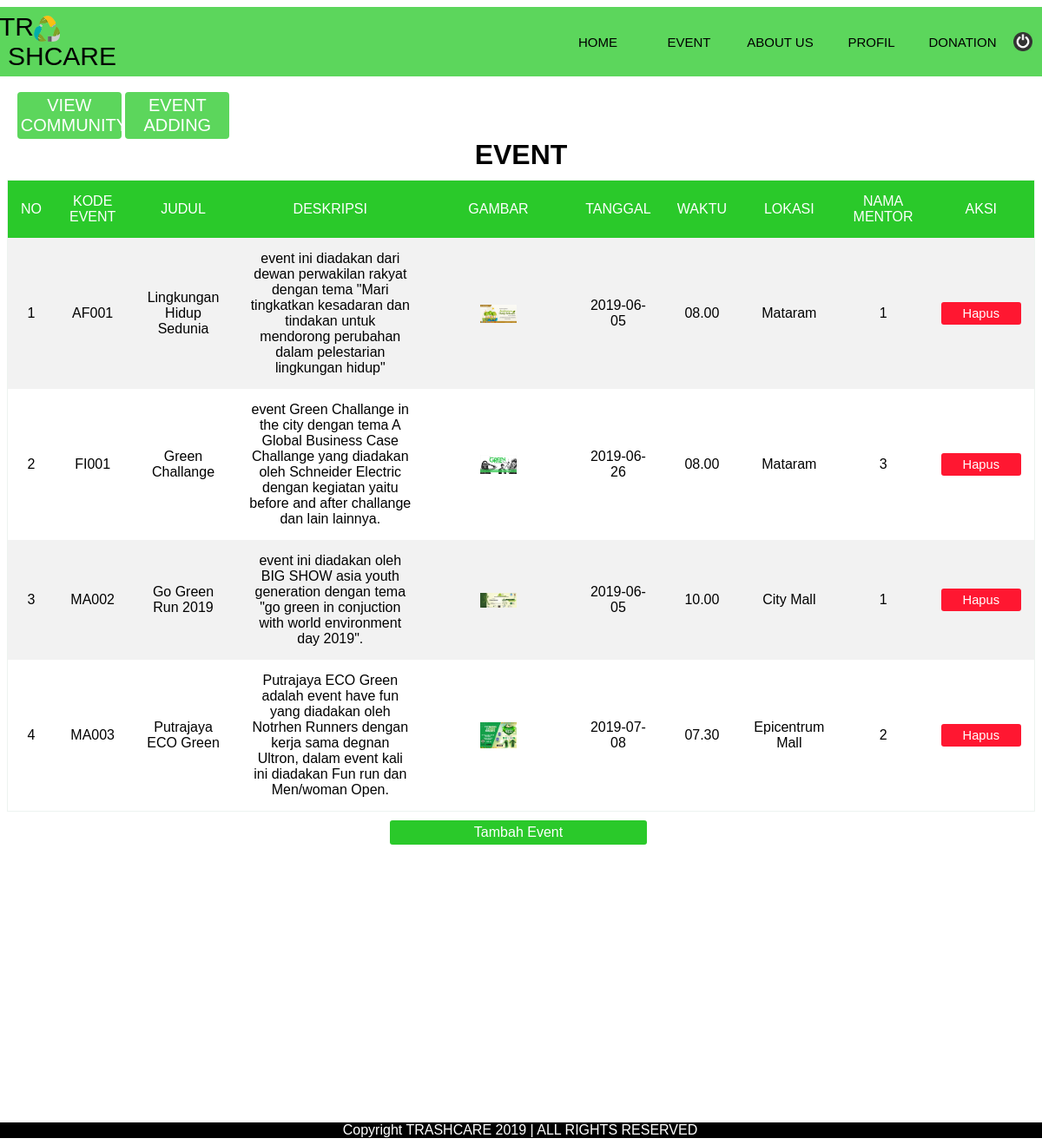
Screenshot of /PHP/event-view.php with the database file from the repository.
### tables this page shows
CREATE TABLE `event` (
  `kode_event` varchar(5) NOT NULL,
  `img_event` varchar(30) NOT NULL,
  `judul` varchar(30) NOT NULL,
  `deskripsi` text NOT NULL,
  `tanggal` date NOT NULL,
  `waktu` varchar(5) NOT NULL,
  `lokasi` varchar(30) NOT NULL,
  `jumlah_anggota` int(11) NOT NULL,
  `id_mentor` int(11) NOT NULL
);

### PHP/database.php (called while the page is built, shortened)
<?php
    include 'koneksi.php';
    function getData($query){
        global $conn;
        $result=mysqli_query($conn, $query);
        return $result;
    }
?>

### PHP/event-view.php (the view, shortened to what this page needs)
<?php
    include 'database.php';
    $query = "SELECT * FROM event";
    $result = getdata($query);
?>
<!DOCTYPE html>
<html>
    <head>
        <link rel="stylesheet" type="text/css" href="../css/style.css">
        <link rel="stylesheet" type="text/css" href="../css/slideshowcss.css">
        <link rel="stylesheet" type="text/css" href="../css/data.css">
    </head>
    <body>
            <center>
                <div class="header">
                    <table  class="menu">
                        <tr>
                            <td align="left" style="padding-right:500px;">
                                <font style="font-size: 30px; margin-left: -10px;">TR<img src="../tc.png" width="30" height="30">SHCARE</font>
                            </td>
                            <td align="right">
                                <td class="x"><a href="mentor-home.php">HOME</a></td>
                                <td class="x"><a href="list-event.php">EVENT</a></td>
                                <td class="x"><a href="about.php">ABOUT US</a></td>
                                <td class="x"><a href="view_profil.php">PROFIL</a></td>
                                <td class="x"><a href="donasi.php">DONATION</a></td>
                                <td><a href="logout.php"><img class="logo" src="../logout.png" alt="logout"></a></td>
                            </td>
                        </tr>
                    </table>
                </div>
            </center>
            <div class="container">
            <br>
                <button class="button" style="padding: 4px;" onclick="window.location.href='komunitas.php'">VIEW COMMUNITY</button>
                <button class="button" style="padding: 4px;" onclick="window.location.href='event-view.php'">EVENT ADDING</button>
            </div>
            <h1>EVENT</h1>
            <table class="tabel1">
                <tr>
                    <th>NO</th>
                    <th>KODE EVENT</th>
                    <th>JUDUL</th>
                    <th>DESKRIPSI</th>
                    <th>GAMBAR</th>
                    <th>TANGGAL</th>
                    <th>WAKTU</th>
                    <th>LOKASI</th>
                    <th>NAMA MENTOR</th>
                    <th>AKSI</th>
                </tr>
                <?php $no = 1;
                while ($data = mysqli_fetch_assoc($result)):
                ?>
                    <tr>
                        <td><?=$no?></td>
                        <td><?=$data['kode_event']?></td>
                        <td><?=$data['judul']?></td>
                        <td><?=$data['deskripsi']?></td>
                        <td><img src="<?=$data['img_event']?>" style="width: 30%"></td>
                        <td><?=$data['tanggal']?></td>
                        <td><?=$data['waktu']?></td>
                        <td><?=$data['lokasi']?></td>
                        <td><?=$data['id_mentor']?></td>
                        <td>
                            <form class="form1" method="POST" action="PHP/action_anggota.php">
                            <input type="submit" name="hapus" class="red" value="Hapus">
                            </form>
                        </td>
                    </tr>
                <?php $no++; endwhile; ?>
            </table>
            <form class="kotak" action="event-add.php" method="POST">
                <input type="submit" name="tambah" class="green" value="Tambah Event">
            </form>
            <br>
    </body>
            <footer style="margin-top: 330px;">
                <center>
                    Copyright TRASHCARE 2019 | ALL RIGHTS RESERVED<br>
                </center>
            </footer>
    </html>

### css/style.css (style rules this page uses)
body { background-color: white; }
.header { background-color: #5cd65c; padding: 5px; font-size: 10px; margin-left: -10px; margin-right: -8px; }
.menu { margin-left: 5px; margin-right: 5px; }
td.x { width: 105px; padding: 0; }
.x { text-align: center; font-size: 15px; }
.x a:link { color: black; text-decoration: none; padding: 10px; }
footer { background-color: #000000; color: #ffffff; margin-left: -10px; margin-right: -8px; }
.container { width: 98%; max-width: 1400px; margin: 0 auto; background-color: white; }
.logo { width: 22px; margin-left: 5px; }
.button { border-radius: 4px; background-color: #5cd65c; border: none; color: #FFFFFF; text-align: center; font-size: 20px; padding: 5px; width: 120px; transition: all 0.5s; cursor: pointer; }
table { border-collapse: collapse; }

### css/slideshowcss.css (style rules this page uses)
* { box-sizing: border-box; }
body { font-family: Verdana, sans-serif; }
img { vertical-align: middle; max-height: 400px; }

### css/data.css (style rules this page uses)
h1 { text-align: center; margin: 0px; }
.tabel1 { font-family: sans-serif; font-size: 12pt; color: #000000; border-collapse: collapse; width: 100%; border: 1px solid #edf3f0; margin: 10px auto; }
.tabel1 tr th { background: #2ac92a; color: #ffffff; font-weight: normal; padding: 15px 15px; }
.tabel1 tr td { padding: 15px 15px; text-align: center; }
.tabel1 tr:nth-child(even) { background-color: #f2f2f2; }
.kotak { width: 50%; margin: auto 150px; background: #2ac92a; border: 2px; }
.green { text-decoration: none; background: #2ac92a; color: white; font-size: 12pt; width: 50%; float: right; margin: 0px 5px; border: none; border-radius: 3px; padding: 5px 20px; }
.form1 { clear: both; }
.red { text-decoration: none; background: #ff1731; color: white; font-size: 11pt; border: none; border-radius: 3px; padding: 5px 25px; }

### rows the page displays
event: kode_event "AF001", judul "Lingkungan Hidup Sedunia", deskripsi "event ini diadakan dari dewan perwakilan rakyat dengan tema \"Mari tingkatkan kesadaran dan tindakan untuk mendorong perubahan dalam pelestarian lingkungan hidup\"", img_event (picture), tanggal "2019-06-05", waktu "08.00", lokasi "Mataram", id_mentor "1"
event: kode_event "FI001", judul "Green Challange", deskripsi "event Green Challange in the city dengan tema A Global Business Case Challange yang diadakan oleh Schneider Electric dengan kegiatan yaitu before and after challange dan lain lainnya.", img_event (picture), tanggal "2019-06-26", waktu "08.00", lokasi "Mataram", id_mentor "3"
event: kode_event "MA002", judul "Go Green Run 2019", deskripsi "event ini diadakan oleh BIG SHOW asia youth generation dengan tema \"go green in conjuction with world environment day 2019\".", img_event (picture), tanggal "2019-06-05", waktu "10.00", lokasi "City Mall", id_mentor "1"
event: kode_event "MA003", judul "Putrajaya ECO Green", deskripsi "Putrajaya ECO Green adalah event have fun yang diadakan oleh Notrhen Runners dengan kerja sama degnan Ultron, dalam event kali ini diadakan Fun run dan Men/woman Open.", img_event (picture), tanggal "2019-07-08", waktu "07.30", lokasi "Epicentrum Mall", id_mentor "2"
